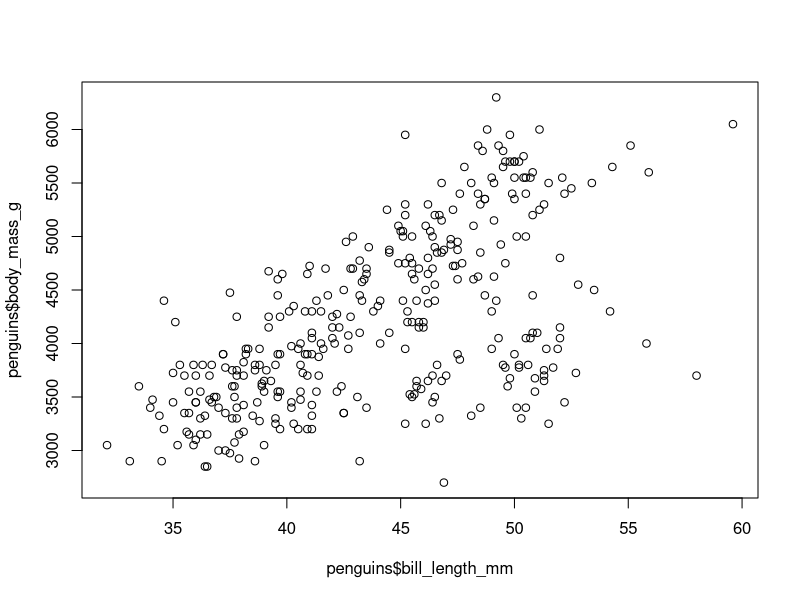

Write R code to recreate this figure.
## ---- chunk 1
library(palmerpenguins)
## ---- chunk 2
head(penguins)
## ---- chunk 3
summary(penguins)
## ---- chunk 4
plot(penguins$bill_length_mm, penguins$body_mass_g)
